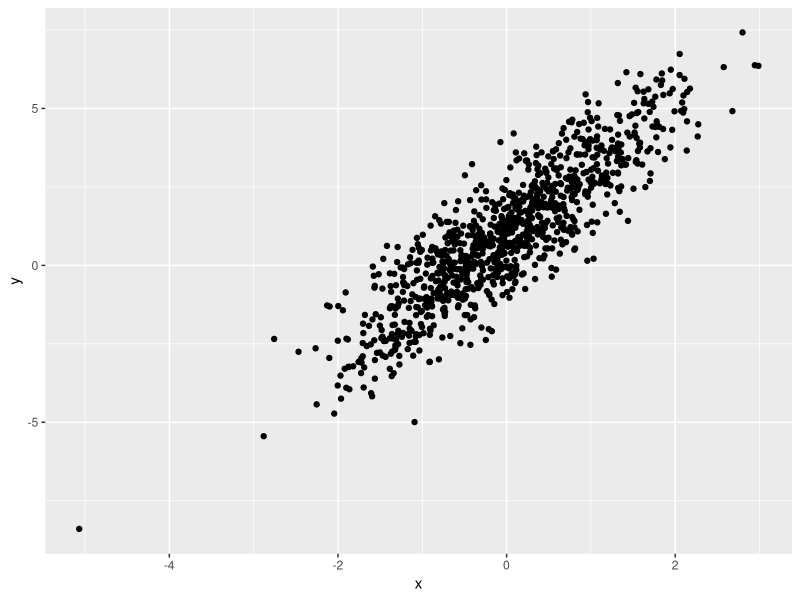
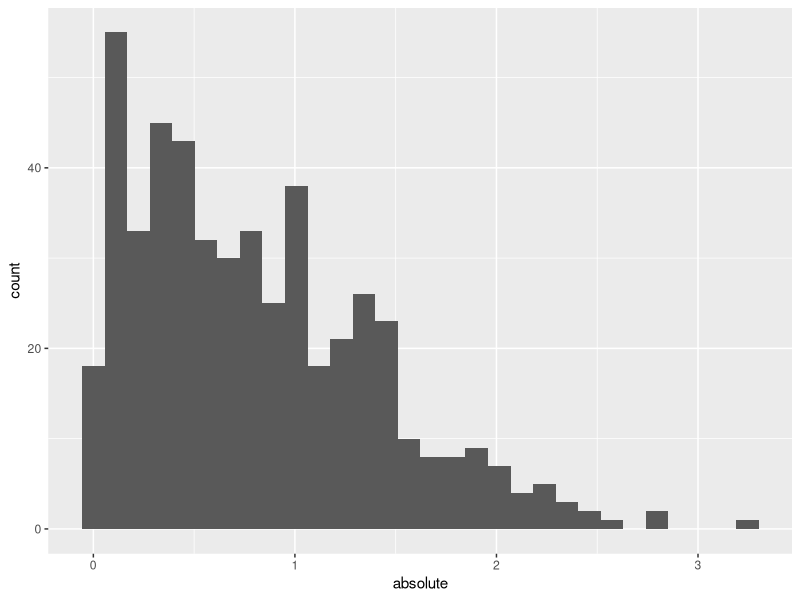

Generate these figures, in order, with R:
## ---- chunk 1
library(tidyverse)
## ---- chunk 2
samp = rnorm(100)
length(samp)
##3 ticks: indicates r code chunk inside an Rmd file
## ---- chunk 3
plot_df <- 
  tibble(
    x = rnorm(n = 1000),
    y = 1 + 2 * x + rnorm(n = 1000)
  )

ggplot(plot_df, aes(x = x, y = y)) +
  geom_point()

## ---- chunk 4
la_df <- tibble(
  sample = rnorm(n = 500),
  positive = sample > 0,
  absolute = abs(sample)
)

ggplot(la_df, aes(x = absolute)) + geom_histogram()
